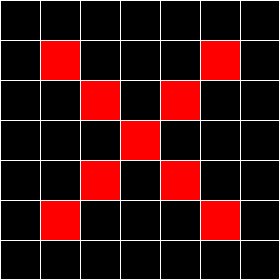
#> input picture opencv/02-图像旋转与基本操作/04-图像缩放/img.png, 280 x 280 px
$ python 'plt双线性插值展示.py'
#> lines starting #> are read from the running program, lines starting #| are printed output that depends on the picture
import cv2
import matplotlib.pyplot as plt
import numpy as np

img = cv2.imread("./img.png")
#> img is the input picture: shape (280, 280, 3); mean B, G, R 14.4, 14.4, 58.9
h, w, c = img.shape
#> h = 280; w = 280; c = 3
size = 50
new_img = np.zeros((size, size, 3), dtype=np.uint8)
for i in range(size):
    for j in range(size):
        # 一般的线性关系
        # new_img[i, j] = img[round(h / size * i), round(w / size * j)]
        # 居中的线性
        SrcX = (i + 0.5) * (w / size) - 0.5
        SrcY = (j + 0.5) * (h / size) - 0.5
        new_img[i, j] = img[round(SrcX), round(SrcY)]
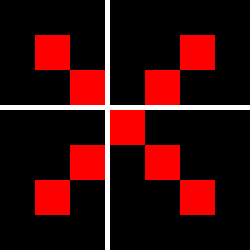
#> new_img: shape (50, 50, 3) (shown 5 times larger); mean B, G, R 10.1, 10.1, 55.1

plt.subplot(121)
plt.imshow(cv2.cvtColor(img,cv2.COLOR_BGR2RGB))
plt.subplot(122)
plt.imshow(cv2.cvtColor(new_img,cv2.COLOR_BGR2RGB))
plt.show()
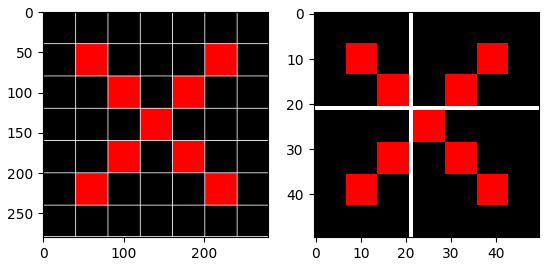
#> figure drawn by matplotlib, 2 panels
